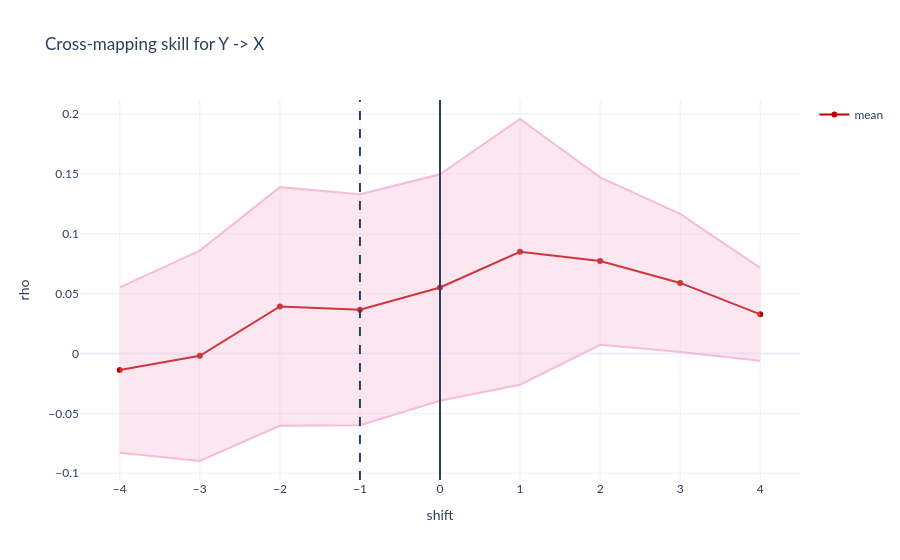

The notebook cell this image was saved under:
### Markdown cell above
# Y -> X

### Code cell
shifts = torch.arange(- 4, 4 + 1, 1)
print(shifts)

# fix filter
k = 2 # 2 best
sig_filter = torch.ones(size = (k, )).to(device)

noise_scalar = torch.tensor([0.05], device = device)

rho_s = torch.zeros(size = (shifts.shape[0], 2))

for i, s in enumerate(shifts):
    print(s.item())

    y_embeddings, x_gt = embed(filter = sig_filter, 
                           y = x_norm.to(device), # Testing Y -> X
                           x = y_norm.to(device),
                           max_pos_offset = s, 
                           device = device)
    
    # N now changes slightly
    N = y_embeddings.shape[0]
    E = y_embeddings.shape[1]

    l_train_masks = generate_mask_tensor(N, 100)

    rho_l = torch.empty(size = (1, 0)).to(device)

    for l in range(N):   
        rho, nlml = GP_ccm_sig(
                y_embeddings_train = y_embeddings[l_train_masks[l]].unsqueeze(-1).to(device),
                y_embeddings_test = y_embeddings[ ~ l_train_masks[l]].unsqueeze(-1).to(device),
                x_train = x_gt[l_train_masks[l]].to(device),
                x_test = x_gt[ ~ l_train_masks[l]].to(device),
                noise = noise_scalar,
                rbf_sigma = 0.2, # 0.2 is good
                device = device)
                
        rho_l = torch.concat((rho_l, rho.unsqueeze(0).unsqueeze(0)), dim = 1)
     
    rho_s[i, 0] = rho_l.mean()
    rho_s[i, 1] = rho_l.std()


fig = go.Figure()

fig.add_trace(go.Scatter(x = -shifts, y = rho_s[:, 0], # reversing the meaning of x
                    mode = 'lines+markers',
                    name = 'mean',
                    line_color = "#C00000"))

fig.add_trace(go.Scatter(
    name = "",
    x = - shifts,
    y = rho_s[:, 0] + rho_s[:, 1].mul(1),
    marker = dict(color = 'rgba(243, 176, 210, 0.8)'),
    showlegend = False,
    mode = 'lines'
))

fig.add_trace(go.Scatter(
    name = "",
    x = - shifts,
    y = rho_s[:, 0] - rho_s[:, 1].mul(1),
    marker = dict(color = 'rgba(243, 176, 210, 0.8)'),
    showlegend = False,
    mode = 'lines',
    fillcolor = 'rgba(243, 176, 210, 0.3)',
    fill = 'tonexty'
))

fig.add_vline(x = 0.)
fig.add_vline(x = -(k-1), line_dash = "dash")

fig.update_layout(title = 'Cross-mapping skill for Y -> X',
                   xaxis_title = 'shift',
                   yaxis_title = 'rho')

fig.update_layout(template = "plotly_white")
fig.update_layout(font_family = "Lato")

fig.show()

### Figure 1 — Plotly figure (JSON) as saved in the notebook; plotly's stock layout.template omitted (floating-point values rounded to 4 significant figures)
{"data": [{"line": {"color": "#C00000"}, "mode": "lines+markers", "name": "mean", "type": "scatter", "x": [4, 3, 2, 1, 0, -1, -2, -3, -4], "y": [0.03273, 0.05895, 0.07725, 0.08494, 0.05517, 0.03656, 0.03931, -0.00189, -0.01385]}, {"marker": {"color": "rgba(243, 176, 210, 0.8)"}, "mode": "lines", "name": "", "showlegend": false, "type": "scatter", "x": [4, 3, 2, 1, 0, -1, -2, -3, -4], "y": [0.07148, 0.1167, 0.1472, 0.1959, 0.1498, 0.1331, 0.139, 0.08603, 0.05527]}, {"fill": "tonexty", "fillcolor": "rgba(243, 176, 210, 0.3)", "marker": {"color": "rgba(243, 176, 210, 0.8)"}, "mode": "lines", "name": "", "showlegend": false, "type": "scatter", "x": [4, 3, 2, 1, 0, -1, -2, -3, -4], "y": [-0.006024, 0.001237, 0.007265, -0.02605, -0.03946, -0.05998, -0.06035, -0.08981, -0.08296]}], "layout": {"font": {"family": "Lato"}, "shapes": [{"type": "line", "x0": 0, "x1": 0, "xref": "x", "y0": 0, "y1": 1, "yref": "y domain"}, {"line": {"dash": "dash"}, "type": "line", "x0": -1, "x1": -1, "xref": "x", "y0": 0, "y1": 1, "yref": "y domain"}], "title": {"text": "Cross-mapping skill for Y -> X"}, "xaxis": {"title": {"text": "shift"}}, "yaxis": {"title": {"text": "rho"}}}}
